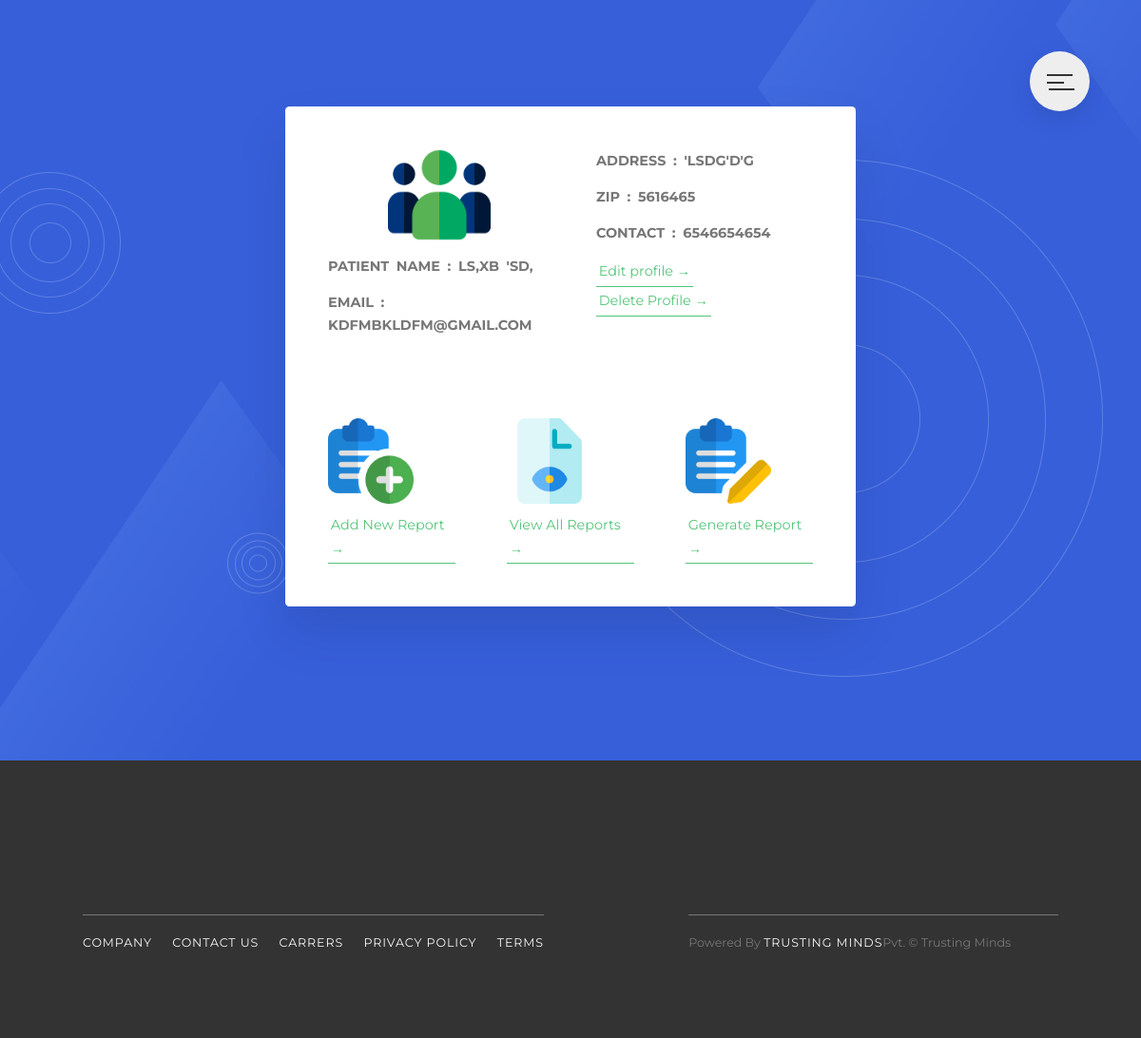
The page /patientprofile/16 (signed in) on the database its author committed.
### patient/models.py (models this page shows, shortened)
class Patient(models.Model):
    first_name = models.CharField(max_length=55, blank=False, null=False)
    last_name = models.CharField(max_length=55, blank=False, null=False)
    email = models.EmailField(max_length=255, blank=False, null=False, unique=True)
    address = models.TextField(max_length=255, blank=True, null=True)
    postal_zip = models.IntegerField(max_length=255, blank=True, null=True)
    city = models.CharField(max_length=255, blank=True, null=True)
    country = models.CharField(max_length=255, blank=True, null=True)
    phone_number = models.IntegerField(max_length=17, blank=True, null=True) # mobile
    alternate_number = models.IntegerField(max_length=17, blank=True, null=True) # alternate

### patient/views.py (the view)
# urls.py: path('patientprofile/<int:pk>', PatientProfileView.as_view(), name='patient-profile' ),
class PatientProfileView(LoginRequiredMixin, DetailView):
    model = Patient
    template_name = 'patient/patient_profile_view.html'
    context_object_name = 'patient'

### patient/templates/patient/patient_profile_view.html
{%  extends 'patient/base2.html' %}
{% load static %}
{% load widget_tweaks %}
{% block content %}
<div class="patient_profile">
     <div class="story GB">
        <div class="row GB">
          <div class="col-1-of-2 GB">
            <figure class="story__shape">
              <img
                src="../static/patient/img/customer.png"
                alt="person on a tour"
                class="story__img"
              />
            </figure>
            <div class="u-margin-top-small">
              <h3 class="heading-tertiary u-margin-bottom-small">
                PATIENT NAME : {{patient.first_name | title}} {{patient.last_name | title}}
              </h3>
              <h3 class="heading-tertiary u-margin-bottom-small">
                EMAIL : {{patient.email}}
              </h3>
            </div>
          </div>
          <div class="col-1-of-2 GB">
            <div class="story__text">
              <h3 class="heading-tertiary u-margin-bottom-small">
                ADDRESS : {{patient.address}}
              </h3>
              <h3 class="heading-tertiary u-margin-bottom-small">
                ZIP : {{patient.postal_zip}}
              </h3>
              <h3 class="heading-tertiary u-margin-bottom-small">CONTACT : {{patient.phone_number}}</h3>
              <div class="GB">
                <a href="{% url 'patient-update' patient.id %}" class="btn-text">Edit profile &rarr;</a>
              </div>
              <div class="GB">
                <a href="{% url 'patient-delete' patient.id %}" class="btn-text">Delete Profile &rarr;</a>
              </div>
            </div>
          </div>
        </div>
        <div class="row GB">
          <div class="col-1-of-3 GB">
            <div>
              <a href="">
                <img src="../static/patient/img/add.png" alt="" class="profile__buttons-addimg"
              /></a>
              <div class="GB">
                <a href="{% url 'upload-pdf' patient.id %}" class="btn-text"
                  >Add New Report &rarr;</a
                >
              </div>
            </div>
          </div>
          <div class="col-1-of-3 GB">
            <div class="Gb">
              <img src="../static/patient/img/file.png" alt="" class="profile__buttons-addimg" />
              <div class="GB">
                <a href="{% url 'show-all-report' patient.id %}" class="btn-text"
                  >View All Reports &rarr;</a
                >
              </div>
            </div>
          </div>
          <div class="col-1-of-3 GB">
            <div class="GB">
              <img src="../static/patient/img/edit.png" alt="" class="profile__buttons-addimg" />
              <div class="GB">
                <a href="{% url 'patient-final-report' patient.id %}" class="btn-text"
                  >Generate Report &rarr;</a
                >
              </div>
            </div>
          </div>
        </div>
      </div>
    </div>
{% endblock content %}

### patient/static/patient/css/style.css (style rules this page uses)
*, *::after, *::before { margin: 0; padding: 0; box-sizing: inherit; }
html { font-size: 62.5%; }
@media only screen and (max-width: 75em) { html { font-size: 56.25%; } }
body { box-sizing: border-box; }
body { font-family: "Montserrat", sans-serif; font-weight: 400; line-height: 1.7; color: #777; background-color: #eeebebef; }
.heading-tertiary { font-size: 1.6rem; font-weight: 700; text-transform: uppercase; word-spacing: 0.4rem; }
.u-margin-bottom-small { margin-bottom: 1.5rem !important; }
.u-margin-top-small { margin-top: 2rem !important; }
.row { max-width: 114rem; margin: 0 auto; }
.row:not(:last-child) { margin-bottom: 8rem; }
.row::after { content: ""; display: table; clear: both; }
.row [class^="col-"] { float: left; }
.row [class^="col-"]:not(:last-child) { margin-right: 6rem; }
.row .col-1-of-2 { width: calc((100% - 6rem) / 2); }
.row .col-1-of-3 { width: calc((100% - 2 * 6rem) / 3); }
.btn-text:link, .btn-text:visited { font-size: 1.6rem; color: #55c57a; display: inline-block; text-decoration: none; border-bottom: 0.1rem solid #55c57a; padding: 0.3rem; transition: all 0.3s; }
.story { position: absolute; top: 2%; left: 25%; width: 50%; margin: 10rem auto; box-shadow: 0 3rem 6rem rgba(0, 0, 0, 0.1); background-color: #fff; border-radius: 0.5rem; padding: 5rem; font-size: 1.6rem; }
.story__shape { height: 10rem; width: 10rem; margin: 0.3rem 10rem; position: relative; }
.story__img { height: 100%; width: auto; transform: translateX(-2rem) scale(1.2); transition: all 0.5s; }
.profile__buttons-addimg { height: 10rem; width: auto; }
.patient_profile { background-image: url(../img/3.png); background-size: cover; background-position: top; height: 100vh; }

### rows shown on the page
Patient: first_name "LS,XB", last_name "'SD,", email "KDFMBKLDFM@GMAIL.COM", address "'LSDG'D'G", postal_zip "5616465", phone_number "6546654654"
